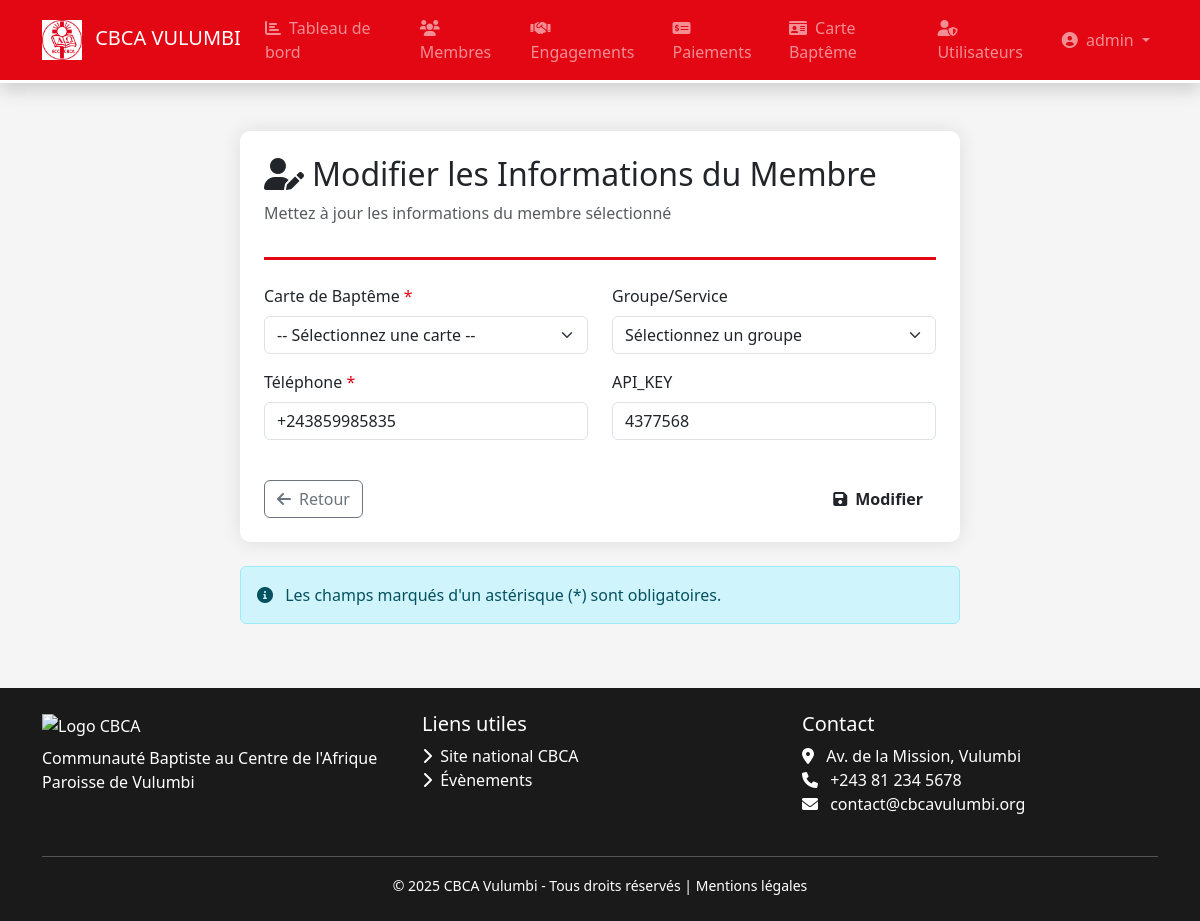
Page /membres/modifier/13 (signed in) on the committed database.
### models.py (models this page shows, shortened)
class User(db.Model, UserMixin):
    __tablename__ = 'users'
    id = db.Column(db.Integer, primary_key=True)
    username = db.Column(db.String(50), unique=True, nullable=False)
    password_hash = db.Column(db.String(128), nullable=False)
    role = db.Column(db.String(20), default='user')
    last_login = db.Column(db.DateTime)
    created_at = db.Column(db.DateTime, default=datetime.utcnow)

class Membre(db.Model):
    __tablename__ = 'membres'
    id = db.Column(db.Integer, primary_key=True)
    code_membre = db.Column(db.String(20), unique=True)
    telephone = db.Column(db.String(20),nullable=False)
    groupe = db.Column(db.String(50))
    statut = db.Column(db.String(20), default='actif')
    apikey_callmebot = db.Column(db.String(100), nullable=True)
    created_at = db.Column(db.DateTime, default=datetime.utcnow)
    cate_id = db.Column(db.Integer, db.ForeignKey('cartebapteme.id'), nullable=False)
    engagements = db.relationship('Engagement', backref='membre', lazy=True)

### app.py (the view, shortened to what this page needs)
@app.route('/membres/modifier/<int:id>', methods=['GET', 'POST'])
@login_required
def modifier_membre(id):
    from models import Membre, CarteBapteme
    membre = Membre.query.get_or_404(id)
    cartes = CarteBapteme.query.order_by(CarteBapteme.nom).all()
    groupes = ['Chorale', 'Jeunesse', 'Dames', 'Hommes', 'Enfants']
    return render_template('membres/modifier.html', title="Modifier membre", membre=membre, groupes=groupes, cartes=cartes)

### app.py (called while the page is built)
@login_manager.user_loader
def load_user(user_id):
    from models import User
    return User.query.get(int(user_id))

### templates/membres/modifier.html (shortened to what this page needs)
{% extends "base.html" %}
{% block content %}
<div class="container py-4">
    <div class="row justify-content-center">
        <div class="col-lg-8">
            <div class="form-section p-4 mb-4">
                <div class="form-header pb-3 mb-4">
                    <h2 class="text-cbca">
                        <i class="fas fa-user-edit me-2"></i>Modifier les Informations du Membre
                    </h2>
                    <p class="text-muted">Mettez à jour les informations du membre sélectionné</p>
                </div>
                <form method="POST">
                    <div class="row">
                        <div class="col-md-6">
                            <div class="mb-3">
                                <label for="carte" class="form-label required-field">Carte de Baptême</label>
                                <select id="carte" name="carte" class="form-select">
                                    <option value="">-- Sélectionnez une carte --</option>
                                </select>
                            </div>
                            <div class="mb-3">
                                <label for="telephone" class="form-label required-field">Téléphone</label>
                                <input type="tel" class="form-control" id="telephone" name="telephone"
                                       value="{{ membre.telephone }}" required>
                            </div>
                        </div>
                        <div class="col-md-6">
                            <div class="mb-3">
                                <label for="groupe" class="form-label">Groupe/Service</label>
                                <select class="form-select" id="groupe" name="groupe">
                                    <option value="">Sélectionnez un groupe</option>
                                </select>
                            </div>
                            <div class="mb-3">
                                <label for="api" class="form-label">API_KEY</label>
                                <input type="text" class="form-control" id="api" name="api"
                                       value="{{ membre.apikey_callmebot }}">
                            </div>
                        </div>
                    </div>
                    <div class="d-flex justify-content-between mt-4">
                        <a href="{{ url_for('liste_membres') }}" class="btn btn-outline-secondary">
                            <i class="fas fa-arrow-left me-2"></i>Retour
                        </a>
                        <button type="submit" class="btn btn-cbca">
                            <i class="fas fa-save me-2"></i>Modifier
                        </button>
                    </div>
                </form>
            </div>
            <div class="alert alert-info">
                <i class="fas fa-info-circle me-2"></i>
                Les champs marqués d'un astérisque (<span class="text-cbca">*</span>) sont obligatoires.
            </div>
        </div>
    </div>
</div>
{% endblock %}

### templates/base.html (shortened to what this page needs)
<!DOCTYPE html>
<html lang="fr">
<head>
    <link href="https://cdn.jsdelivr.net/npm/bootstrap@5.3.0/dist/css/bootstrap.min.css" rel="stylesheet">
    <link href="https://cdnjs.cloudflare.com/ajax/libs/font-awesome/6.0.0/css/all.min.css" rel="stylesheet">
    <link rel="stylesheet" href="{{ url_for('static', filename='css/style.css') }}">
</head>
<body>
<nav class="navbar navbar-expand-lg navbar-dark navbar-cbca shadow">
    <div class="container">
        <a class="navbar-brand" href="{{ url_for('accueil') }}">
            <img src="{{ url_for('static', filename='logo.JPG') }}" alt="Logo CBCA" height="40" class="me-2">
            <span class="d-none d-md-inline">CBCA VULUMBI</span>
        </a>
        <div class="collapse navbar-collapse" id="navbarContent">
            <ul class="navbar-nav me-auto">
                <li class="nav-item">
                    <a class="nav-link {% if request.endpoint == 'accueil' %}active{% endif %}" href="{{ url_for('accueil') }}">
                        <i class="fas fa-chart-bar me-1"></i> Tableau de bord
                    </a>
                </li>
                <li class="nav-item">
                    <a class="nav-link {% if request.endpoint and request.endpoint.startswith('liste_membres') %}active{% endif %}" href="{{ url_for('liste_membres') }}">
                        <i class="fas fa-users me-1"></i> Membres
                    </a>
                </li>
                <li class="nav-item">
                    <a class="nav-link {% if request.endpoint and request.endpoint.startswith('liste_engagements') %}active{% endif %}" href="{{ url_for('liste_engagements') }}">
                        <i class="fas fa-handshake me-1"></i> Engagements
                    </a>
                </li>
                <li class="nav-item">
                    <a class="nav-link {% if request.endpoint and request.endpoint.startswith('liste_paiements') %}active{% endif %}" href="{{ url_for('liste_paiements') }}">
                        <i class="fas fa-money-check-alt me-1"></i> Paiements
                    </a>
                </li>
                <li class="nav-item">
                    <a class="nav-link {% if request.endpoint and request.endpoint.startswith('liste_carte') %}active{% endif %}" href="{{ url_for('liste_carte') }}">
                        <i class="fas fa-id-card me-1"></i> Carte Baptême
                    </a>
                </li>
                {% if current_user.is_authenticated and current_user.role == 'admin' %}
                <li class="nav-item">
                    <a class="nav-link {% if request.endpoint and request.endpoint.startswith('liste_utilisateurs') %}active{% endif %}" href="{{ url_for('liste_utilisateurs') }}">
                        <i class="fas fa-user-shield me-1"></i> Utilisateurs
                    </a>
                </li>
                {% endif %}
            </ul>
            <ul class="navbar-nav">
                {% if current_user.is_authenticated %}
                <li class="nav-item dropdown">
                    <a class="nav-link dropdown-toggle" href="#" id="userDropdown" data-bs-toggle="dropdown">
                        <i class="fas fa-user-circle me-1"></i> {{ current_user.username }}
                    </a>
                </li>
                {% else %}
                <li class="nav-item">
                    <a class="nav-link" href="{{ url_for('login') }}">
                        <i class="fas fa-sign-in-alt me-1"></i> Connexion
                    </a>
                </li>
                {% endif %}
            </ul>
        </div>
    </div>
</nav>
<main class="container my-4 flex-grow-1">
    {% block content %}{% endblock %}
</main>
<footer class="py-4 text-white">
    <div class="container">
        <div class="row">
            <div class="col-md-4 mb-3">
                <img src="{{ url_for('static', filename='images/logo-cbca-white.png') }}" alt="Logo CBCA" height="50">
                <p class="mt-2 mb-0">Communauté Baptiste au Centre de l'Afrique<br>Paroisse de Vulumbi</p>
            </div>
            <div class="col-md-4 mb-3">
                <h5>Liens utiles</h5>
                <ul class="list-unstyled">
                    <li><a href="#" class="text-white text-decoration-none"><i class="fas fa-chevron-right me-1"></i> Site national CBCA</a></li>
                    <li><a href="#" class="text-white text-decoration-none"><i class="fas fa-chevron-right me-1"></i> Évènements</a></li>
                </ul>
            </div>
            <div class="col-md-4 mb-3">
                <h5>Contact</h5>
                <address>
                    <i class="fas fa-map-marker-alt me-2"></i> Av. de la Mission, Vulumbi<br>
                    <i class="fas fa-phone me-2"></i> +243 81 234 5678<br>
                    <i class="fas fa-envelope me-2"></i> contact@cbcavulumbi.org
                </address>
            </div>
        </div>
        <hr class="my-2 bg-light">
        <div class="text-center pt-2">
            <small>&copy; 2025 CBCA Vulumbi - Tous droits réservés | <a href="#" class="text-white text-decoration-none">Mentions légales</a></small>
        </div>
    </div>
</footer>
</body>
</html>

### static/style.css (style rules this page uses)
body { font-family: 'Segoe UI', 'Roboto', sans-serif; background-color: var(--cbcagray); }
.navbar-cbca { border-bottom: 3px solid white; }
.btn-cbca { border-radius: 8px; font-weight: 600; transition: all 0.3s; }

### templates/base.html (style rules this page uses)
:root { --cbcared:#e30613; --cbcawhite:#fff; --cbcadark:#1a1a1a; --cbcagray:#f5f5f5; }
body { font-family: 'Segoe UI', Tahoma, Geneva, Verdana, sans-serif; background: var(--cbcagray); display:flex; flex-direction:column; min-height:100vh; }
.navbar-cbca { background-color: var(--cbcared); border-bottom: 3px solid white; }
.btn-cbca { background: var(--cbcared); border-color: var(--cbcared); color: #fff; }
footer { background: var(--cbcadark); margin-top:auto; }

### templates/membres/modifier.html (style rules this page uses)
.form-section { background-color: white; border-radius: 10px; box-shadow: 0 0 20px rgba(0,0,0,0.1); }
.form-header { border-bottom: 3px solid #e30613; }
.required-field::after { content: " *"; color: #e30613; }

### rows in the picture
User: username "admin"
Membre: telephone "+243859985835", api "4377568"
